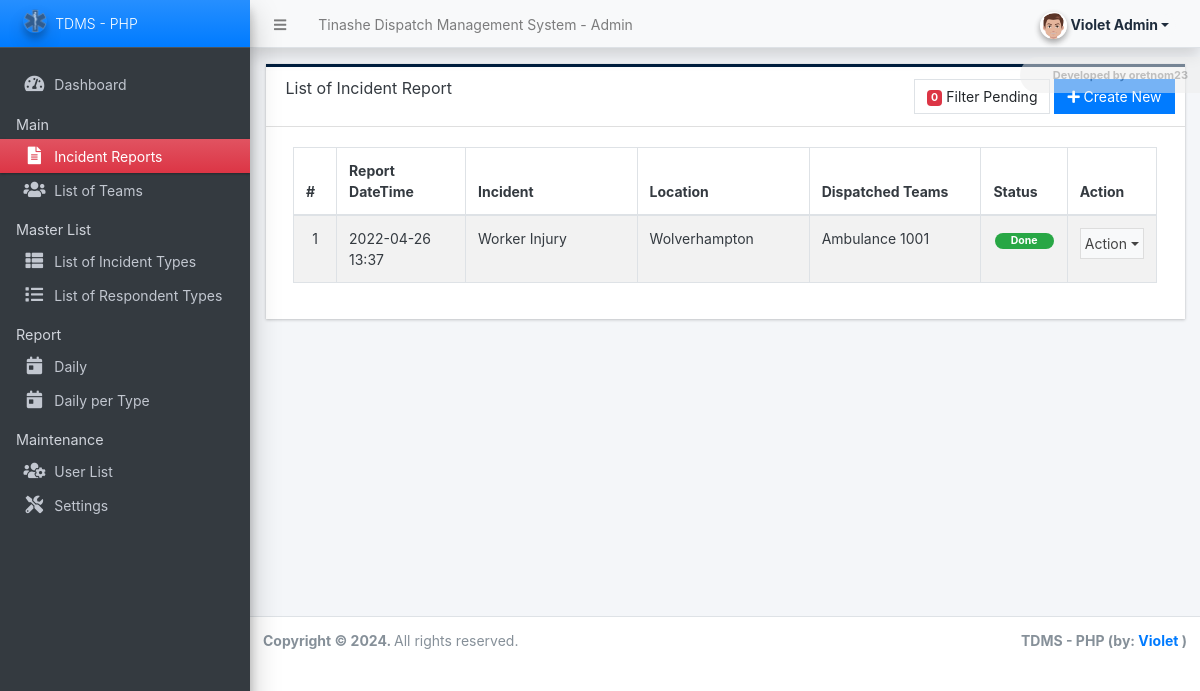
Screenshot of /admin/?page=incident_reports (signed in) with the database file from the repository.
### tables this page shows
CREATE TABLE `report_list` (
  `id` int(30) NOT NULL,
  `user_id` int(30) DEFAULT NULL,
  `incident_id` int(30) NOT NULL,
  `report_datetime` datetime NOT NULL,
  `remarks` text NOT NULL,
  `location` text NOT NULL,
  `status` tinyint(1) NOT NULL DEFAULT 0 COMMENT '0 = Pending,\r\n1 = Done',
  `date_created` datetime NOT NULL DEFAULT current_timestamp(),
  `date_updated` datetime NOT NULL DEFAULT current_timestamp() ON UPDATE current_timestamp()
);

CREATE TABLE `incident_list` (
  `id` int(30) NOT NULL,
  `name` text NOT NULL,
  `description` text NOT NULL,
  `status` tinyint(1) NOT NULL DEFAULT 1,
  `delete_flag` tinyint(1) NOT NULL DEFAULT 0,
  `date_created` datetime NOT NULL DEFAULT current_timestamp(),
  `date_updated` datetime NOT NULL DEFAULT current_timestamp() ON UPDATE current_timestamp()
);

### config.php (called while the page is built, shortened)
<?php
function format_num($number = '' , $decimal = ''){
    if(is_numeric($number)){
        $ex = explode(".",$number);
        $decLen = isset($ex[1]) ? strlen($ex[1]) : 0;
        if(is_numeric($decimal)){
            return number_format($number,$decimal);
        }else{
            return number_format($number,$decLen);
        }
    }else{
        return "Invalid Input";
    }
}
?>

### admin/incident_reports/index.php (the view, shortened to what this page needs)
<?php $stat_arr = ["Pending","Done"]; ?>
<div class="card card-outline rounded-0 card-navy">
	<div class="card-header">
		<h3 class="card-title">List of Incident Report <?= isset($_GET['status']) && isset($stat_arr[$_GET['status']]) ? "({$stat_arr[$_GET['status']]})" : "" ?></h3>
		<div class="card-tools">
			<?php if(!isset($_GET['status'])): ?>
			<?php
			$count_pending = $conn->query("SELECT id FROM `report_list` where `status` = 0")->num_rows;
			?>
			<a href="./?page=incident_reports&status=0" class="btn btn-flat btn-gradient-light border"><span class="badge badge-danger rounded"><?= format_num($count_pending > 0 ? $count_pending : 0) ?></span>  Filter Pending</a>
			<?php else: ?>
			<a href="./?page=incident_reports" class="btn btn-flat btn-gradient-light border"><i class="fa fa-list"></i>  List All</a>
			<?php endif; ?>
			<a href="javascript:void(0)" id="create_new" class="btn btn-flat btn-primary"><span class="fas fa-plus"></span>  Create New</a>
		</div>
	</div>
	<div class="card-body">
        <div class="container-fluid">
			<table class="table table-hover table-striped table-bordered" id="list">
				<colgroup>
					<col width="5%">
					<col width="15%">
					<col width="20%">
					<col width="20%">
					<col width="20%">
					<col width="10%">
					<col width="10%">
				</colgroup>
				<thead>
					<tr>
						<th>#</th>
						<th>Report DateTime</th>
						<th>Incident</th>
						<th>Location</th>
						<th>Dispatched Teams</th>
						<th>Status</th>
						<th>Action</th>
					</tr>
				</thead>
				<tbody>
					<?php
					$i = 1;
					$where = "";
					$qry = $conn->query("SELECT r.*, i.name as `incident` from `report_list` r inner join incident_list i on r.incident_id = i.id {$where} order by unix_timestamp(r.report_datetime) desc ");
					while($row = $qry->fetch_assoc()):
						$teams = "";
						$team_query = $conn->query("SELECT concat(rt.name,' ', t.code) as `team` from team_list t inner join respondent_type_list rt on t.respondent_type = rt.id where t.id in (SELECT team_id from `report_teams` where report_id = '{$row['id']}') order by `team` asc");
						if($team_query->num_rows > 0){
							$teams = array_column($team_query->fetch_all(MYSQLI_ASSOC),'team');
							$teams = implode(", ", $teams);
						}
					?>
						<tr>
							<td class="text-center"><?php echo $i++; ?></td>
							<td><?php echo date("Y-m-d H:i",strtotime($row['report_datetime'])) ?></td>
							<td><?php echo $row['incident'] ?></td>
							<td><?php echo $row['location'] ?></td>
							<td><p class="m-0 truncate-1"><?php echo !empty($teams) ? $teams : "N/A" ?></p></td>
							<td class="text-center">
                                <?php if($row['status'] == 0): ?>
                                    <span class="badge badge-secondary px-3 rounded-pill">Pending</span>
                                <?php else: ?>
                                    <span class="badge badge-success px-3 rounded-pill">Done</span>
                                <?php endif; ?>
                            </td>
							<td align="center">
								 <button type="button" class="btn btn-flat p-1 btn-default btn-sm dropdown-toggle dropdown-icon" data-toggle="dropdown">
				                  		Action
				                  </button>
							</td>
						</tr>
					<?php endwhile; ?>
				</tbody>
			</table>
		</div>
	</div>
</div>

### rows the page displays
report_list: report_datetime "2022-04-26 13:37", incident.name "Worker Injury", location "Wolverhampton", teams "Ambulance 1001", status "Done"

### other values shown
$_settings->info('name') "Tinashe Dispatch Management System"
$_settings->userdata('firstname').' '.$_settings->userdata('lastname') "Violet Admin"
$_settings->info('short_name') "TDMS - PHP"
format_num($count_pending > 0 ? $count_pending : 0) "0"
